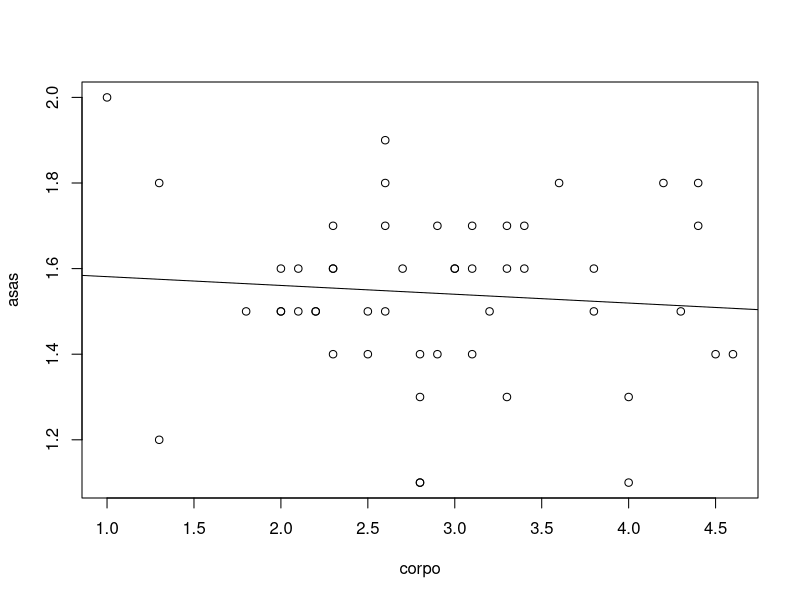
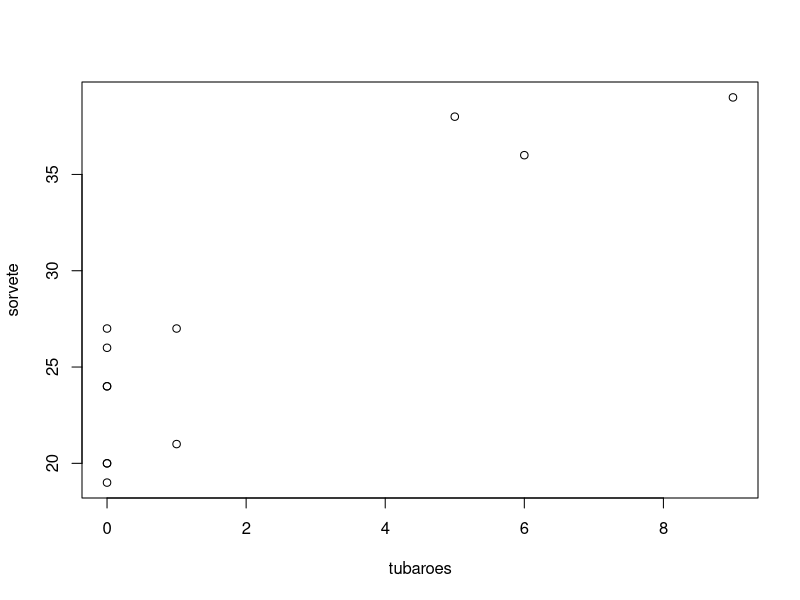

R code for these plots, in order:
#### Exerc?cio 1

# O professor Roberto Cavalcanti foi ao campo e coletou o comprimento do corpo de 5 aves e tambem o comprimento das asas
# destes individuos. Ele quer saber qual a relacao entre essas variaveis e quanto uma varia em funcao da outra.
# Ajude-o fazendo o teste estatistico adequado

asas=c(1.6, 1.5, 1.8, 1.3, 1.2 ,1.8, 1.5, 1.6, 1.7, 1.8, 1.4, 1.3, 1.8, 1.6, 1.7, 1.5, 1.5, 1.1, 2.0 ,1.7, 1.9, 1.6, 1.7, 1.6, 1.4, 1.5, 1.6, 1.5,1.6, 1.7, 1.5, 1.6, 1.6, 1.3, 1.4, 1.5, 1.5, 1.4 ,1.6 ,1.5, 1.4 ,1.5, 1.8 ,1.1, 1.7, 1.4, 1.1, 1.7, 1.6, 1.4)
corpo= c(3.3, 1.8, 4.2, 3.3, 1.3, 1.3, 2.5, 2.3, 4.4, 3.6, 2.3, 2.8, 4.4, 2.1, 2.3, 2.2, 4.3, 4.0, 1.0, 3.4, 2.6, 3.0, 3.1, 3.1, 2.9, 2.6, 3.0, 3.2,3.8, 2.6, 2.0, 2.0, 3.4, 4.0, 2.5, 2.0, 2.2, 4.5, 2.7, 2.1, 3.1 ,3.8,2.6, 2.8, 3.3, 4.6, 2.8, 2.9, 2.3, 2.8)
#Fazemos um shapiro test para garantir a normalidade das amostras 
shapiro.test(asas)
shapiro.test(corpo)
#Como os valores de p para os dois conjuntos de dados foi menor do que 0.5, aceitamos a hipotése nula de que os dados são normais
help("cor.test")
#Para estimar a associação entre os dois conjuntos de dados, aplicaremos a função cor.teste usando o coeficiente de Pearson
cor.test(corpo,asas,method="pearson",alternative="two.sided")
# Como o valor obtido é diferente de 0, aceitamos a hipótese alternativa que há uma associação entre as amostras 
#Agora, faremos uma regressão ajustando o modelo linear 
regressao=lm(asas~corpo)
regressao
summary(regressao)
summary(aov(regressao))
plot(asas~corpo)
abline(regressao)
#Como indicado na aov, e observado no gráfico as amostras não se ajustam ao modelo linear. Isso indica que as amostras não são correlacionadas
### Exercicio 2

# Um jornal sensacionalista anda dizendo que o aumento da frequencia media de sorvetes vendidos em uma praia esta causando aumento no ataque
# de tubarao na mesma praia, ambos no periodo de. Verifique tal informacao e discuta a possibilidade da relacao causal sugerida procede, uma
# vez que o resultado for confirmado. O que pode explicar a afirmacao dada, se as variaveis forem correlatas? Discorra
# sobre o porque da utilizacao tecnica estatistica escolhida para verificar tal informacao, dentre as quais foram vistas na ultima aula,
# em detrimento da outra.

sorvete=c(20,24,24,26,27,27,38,36,39,21,20,19)
tubaroes=c(0,0,0,0,0,1,5,6,9,1,0,0)
#Para testar a normalidade das amostras, fazemos um teste de shapiro 
shapiro.test(sorvete)
shapiro.test(tubaroes)
#Para verificar se há associação entre as amostras faremos um cor.tes usando o coeficiente de pearson 
cor.test(sorvete, tubaroes, method = "pearson", alternative="two.sided")
#Como o valor obtido é positivo e diferente de 0, inferimos que as amostras possuem uma associação entre si
#Agora faremos a regressão ajustando o modelo linear 
regressao2=lm(tubaroes~sorvete)
regressao2
summary(regressao2)
summary(aov(regressao2))
coef(regressao2)
plot(sorvete~tubaroes)
abline(regressao2)
#Apesar dos testes indicarem que há uma correlação entre as amostras é possivel que as variaveis não estejam variando uma em função da outra, mas a uma outra variável, como por exemplo, a temperatura no dia. 
